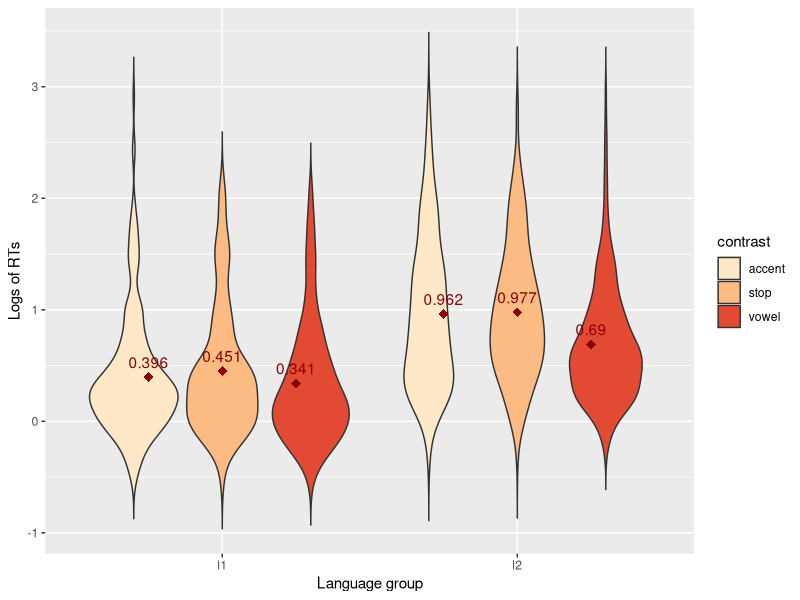
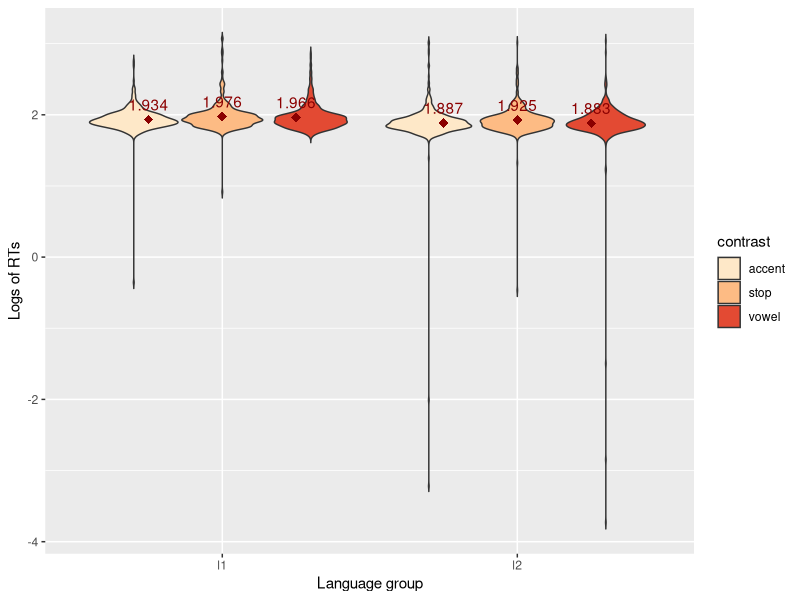
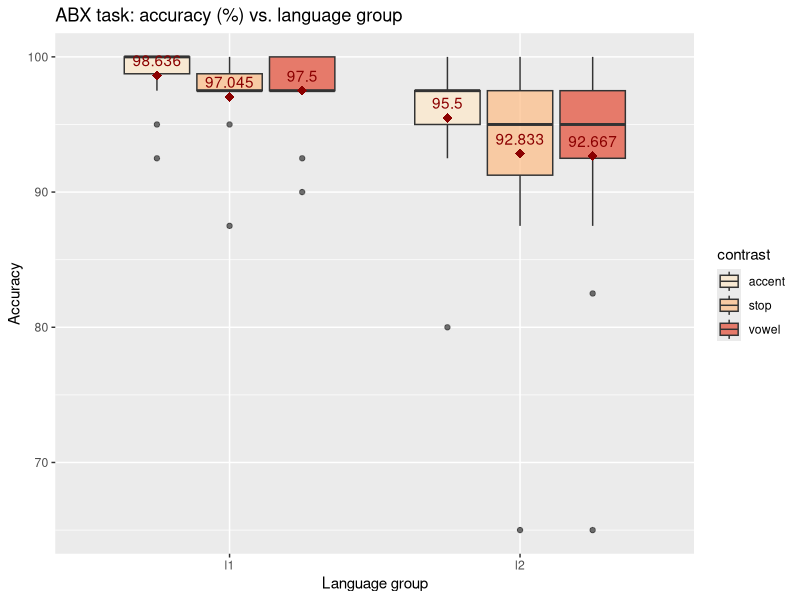
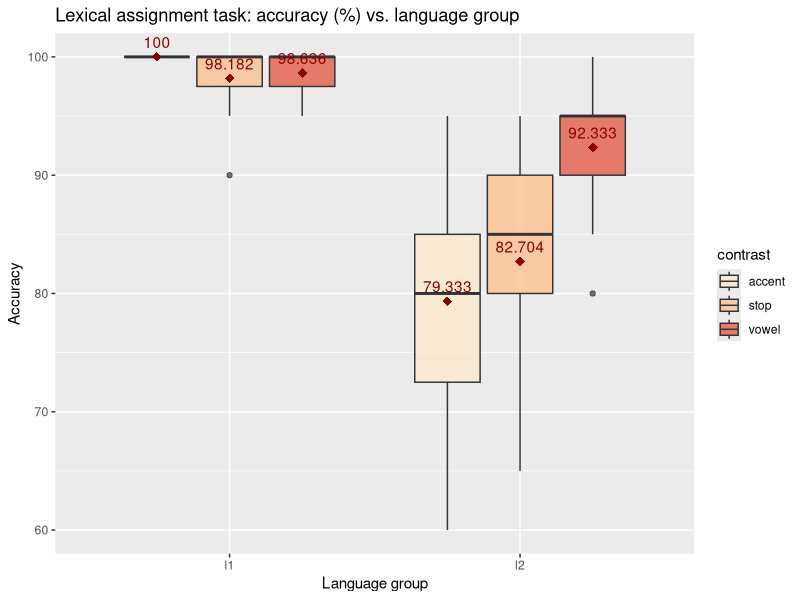

Here is the R script that generated these plots, in order:
## ---- chunk 1
knitr::opts_chunk$set(echo = TRUE)

setwd("/Users/marcofonseca/Library/Mobile Documents/com~apple~CloudDocs/Phonetica/analysis")

library(lme4)
library(ggplot2)
library(afex)
#library(lsmeans)
library(emmeans)


knitr::opts_chunk$set(echo = TRUE)
knitr::opts_knit$set(root.dir="/Users/marcofonseca/Library/Mobile Documents/com~apple~CloudDocs/Phonetica/analysis")
## ---- chunk 2

d= read.csv('matrix.csv', header=T)
str(d)
d$answer = as.factor(d$answer)
d$item = as.factor(d$item)

#separating online and in person. 
first = subset(d, experimentType != "online")
second = subset(d, experimentType == "online")

#separating into abx, lex, L2.
abx = subset(second, expName=="abx")
lex = subset(second, expName=="lex")
l2 = subset(second, language="l2")

## ---- chunk 3

st_dev = sd(abx$rt)
avg = mean(abx$rt)
upper_bound = avg + 2*st_dev 
lower_bound = avg - 2*st_dev
abx_trimmed = subset(abx, answer == "1")
abx_trimmed = subset(abx_trimmed, abx_trimmed$rt < upper_bound)

#checking random effects
#reg_abx = lmer(rt~language*contrast  + (language*contrast|participant) + (language*contrast|item),  data=abx_trimmed)# did not converge
#reg_abx = lmer(rt~language*contrast  + (language+contrast|participant) + (language*contrast|item),  data=abx_trimmed)
#reg_abx = lmer(rt~language*contrast  + (language+contrast|participant) + (language+contrast|item),  data=abx_trimmed)
reg_abx = lmer(rt~language*contrast  + (1|participant) + (1|item),  data=abx_trimmed)

mixed(reg_abx, abx_trimmed)

emm_options(lmerTest.limit = 4560)
emm_options(disable.pbkrtest = 4560)
emmeans(reg_abx, list(pairwise~contrast))

## ---- chunk 4


lex_trimmed = subset(lex, answer == "1")
lex_trimmed = subset(lex, lex_trimmed$rt < upper_bound)
lex_trimmed = subset(lex, lex$rt < upper_bound)


#reg_lex = lmer(rt~language*contrast + (language*contrast|participant) + (language*contrast|item),  data=lex_trimmed)

#reg_lex = lmer(rt~language*contrast + (language*contrast|participant) + (language*contrast|item),  data=lex_trimmed)

#reg_lex = lmer(rt~language*contrast + (language+contrast|participant) + (language+contrast|item),  data=lex_trimmed)

#reg_lex = lmer(rt~language*contrast + (language|participant) + (language+contrast|item),  data=lex_trimmed)

#reg_lex = lmer(rt~language*contrast + (language|participant) + (language+contrast|item),  data=lex_trimmed)

#reg_lex = lmer(rt~language*contrast + (language|participant) + (language|item),  data=lex_trimmed)

#reg_lex = lmer(rt~language*contrast + (1|participant) + (language|item),  data=lex_trimmed)

reg_lex = lmer(rt~language*contrast + (1|participant) + (1|item),  data=lex_trimmed) # converged

mixed(reg_lex, lex_trimmed)
emmeans(reg_lex, pairwise~language*contrast)

## ---- chunk 5


#log_reg_abx = glmer(answer~language*contrast + (language*contrast|participant) + (language*contrast|item),  data=abx, family=binomial) 
#log_reg_abx = glmer(answer~language*contrast + (language+contrast|participant) + (language*contrast|item),  data=abx, family=binomial) 
#log_reg_abx = glmer(answer~language*contrast + (language|participant) + (language+contrast|item),  data=abx, family=binomial) 
#log_reg_abx = glmer(answer~language*contrast + (language|participant) + (language|item),  data=abx, family=binomial) 

log_reg_abx = glmer(answer~language*contrast + (1|participant) + (1|item),  data=abx, family=binomial) 

mixed(log_reg_abx,  abx, method="LRT", family=binomial)
emmeans(log_reg_abx, pairwise~language*contrast)
## ---- chunk 6

#log_reg_lex = glmer(answer~language*contrast + (language|participant) + (language|item),  data=lex, family=binomial) 
log_reg_lex = glmer(answer~language*contrast + (1|participant) + (1|item),  data=lex, family=binomial) 
mixed(log_reg_lex,  lex, method="LRT", family=binomial)
emmeans(log_reg_lex, list(pairwise~language*contrast))
## ---- chunk 7
l2_first = subset(first, language == "l2")
l2_first_abx = subset(l2_first, expName == "abx")
l2_first_lex = subset(l2_first, expName == "lex")


l2_first_abx_r = subset(l2_first_abx, answer == "1")
avg = mean(l2_first_abx_r$rt)
stdvar = sd(l2_first_abx_r$rt)
upper_bound_pilot = avg + 2*stdvar
lower_bound_pilot = avg - 2*stdvar
l2_first_abx_r = subset(l2_first_abx_r, rt < upper_bound_pilot)
nrow(l2_first_abx_r)

l2_first_abx_a_r = subset(l2_first_abx_r, contrast == "a")
mean(l2_first_abx_a_r$rt)
sd(l2_first_abx_a_r$rt)
l2_first_abx_s_r = subset(l2_first_abx_r, contrast == "s")
mean(l2_first_abx_s_r$rt)
sd(l2_first_abx_s_r$rt)
l2_first_abx_v_r = subset(l2_first_abx_r, contrast == "v")
mean(l2_first_abx_v_r$rt)
sd(l2_first_abx_v_r$rt)

l2_first_lex_r = subset(l2_first_lex, answer == "1")
avg = mean(l2_first_lex_r$rt)
stdvar = sd(l2_first_lex_r$rt)
upper_bound_pilot = avg + 2*stdvar
lower_bound_pilot = avg - 2*stdvar
l2_first_lex_r = subset(l2_first_lex_r, rt < upper_bound_pilot)
nrow(l2_first_lex_r)

l2_first_lex_a_r = subset(l2_first_lex_r, contrast == "a")
mean(l2_first_lex_a_r$rt)
sd(l2_first_lex_a_r$rt)
l2_first_lex_s_r = subset(l2_first_lex_r, contrast == "s")
mean(l2_first_lex_s_r$rt)
sd(l2_first_lex_s_r$rt)
l2_first_lex_v_r = subset(l2_first_lex_r, contrast == "v")
mean(l2_first_lex_v_r$rt)
sd(l2_first_lex_v_r$rt)



l2_first_lex_a_r = subset(l2_first_lex_r, contrast == "a")
l2_first_lex_s_r = subset(l2_first_lex_r, contrast == "s")
l2_first_lex_v_r = subset(l2_first_lex_r, contrast == "v")


l2_first_abx_a = subset(l2_first_abx, contrast == "a")
l2_first_abx_s = subset(l2_first_abx, contrast == "s")
l2_first_abx_v = subset(l2_first_abx, contrast == "v")

l2_first_lex = subset(l2_first, expName != "abx")
l2_first_lex_a = subset(l2_first_lex, contrast == "a")
l2_first_lex_s = subset(l2_first_lex, contrast == "s")
l2_first_lex_v = subset(l2_first_lex, contrast == "v")


n_first = subset(first, language != "l2")
n_first_abx = subset(n_first, expName == "abx")
n_first_abx_a = subset(n_first_abx, contrast == "a")
n_first_abx_s = subset(n_first_abx, contrast == "s")
n_first_abx_v = subset(n_first_abx, contrast == "v")


n_first_abx_r = subset(n_first_abx, answer == "1")
avg = mean(n_first_abx_r$rt)
stdvar = sd(n_first_abx_r$rt)
upper_bound_pilot = avg + 2*stdvar
lower_bound_pilot = avg - 2*stdvar
n_first_abx_r = subset(n_first_abx_r, rt < upper_bound_pilot)
n_first_abx_r = subset(n_first_abx_r, rt > lower_bound_pilot)
nrow(n_first_abx_r)


n_first_abx_a_r = subset(n_first_abx_r, contrast == "a")
mean(n_first_abx_a_r$rt)
sd(n_first_abx_a_r$rt)
n_first_abx_s_r = subset(n_first_abx_r, contrast == "s")
mean(n_first_abx_s_r$rt)
sd(n_first_abx_s_r$rt)
n_first_abx_v_r = subset(n_first_abx_r, contrast == "v")
mean(n_first_abx_v_r$rt)
sd(n_first_abx_v_r$rt)



n_first_lex = subset(n_first, expName != "abx")
n_first_lex_r = subset(n_first_lex, answer == "1")
n_first_lex_a = subset(n_first_lex, contrast == "a")
n_first_lex_s = subset(n_first_lex, contrast == "s")
n_first_lex_v = subset(n_first_lex, contrast == "v")


n_first_lex_r = subset(n_first_lex, answer == "1")
avg = mean(n_first_lex_r$rt)
stdvar = sd(n_first_lex_r$rt)
upper_bound_pilot = avg + 2*stdvar
lower_bound_pilot = avg - 2*stdvar
n_first_lex_r = subset(n_first_lex_r, rt < upper_bound_pilot)
n_first_lex_r = subset(n_first_lex_r, rt > lower_bound_pilot)
nrow(n_first_lex_r)


n_first_lex_a_r = subset(n_first_lex_r, contrast == "a")
mean(n_first_lex_a_r$rt)
sd(n_first_lex_a_r$rt)
n_first_lex_s_r = subset(n_first_lex_r, contrast == "s")
mean(n_first_lex_s_r$rt)
sd(n_first_lex_s_r$rt)
n_first_lex_v_r = subset(n_first_lex_r, contrast == "v")
mean(n_first_lex_v_r$rt)
sd(n_first_lex_v_r$rt)



perc_correct_l2 = (sum(as.numeric(l2_first$answer)-1)/nrow(l2_first))*100
perc_correct_l2 

perc_correct_l2_abx = (sum(as.numeric(l2_first_abx$answer)-1)/nrow(l2_first_abx))*100
perc_correct_l2_abx

perc_correct_l2_abx_a = (sum(as.numeric(l2_first_abx_a$answer)-1)/nrow(l2_first_abx_a))*100
perc_correct_l2_abx_a

perc_correct_l2_abx_s = (sum(as.numeric(l2_first_abx_s$answer)-1)/nrow(l2_first_abx_s))*100
perc_correct_l2_abx_s

perc_correct_l2_abx_v = (sum(as.numeric(l2_first_abx_v$answer)-1)/nrow(l2_first_abx_v))*100
perc_correct_l2_abx_v

perc_correct_l2_lex = (sum(as.numeric(l2_first_lex$answer)-1)/nrow(l2_first_lex))*100
perc_correct_l2_lex

perc_correct_l2_lex_a = (sum(as.numeric(l2_first_lex_a$answer)-1)/nrow(l2_first_lex_a))*100
perc_correct_l2_lex_a

perc_correct_l2_lex_s = (sum(as.numeric(l2_first_lex_s$answer)-1)/nrow(l2_first_lex_s))*100
perc_correct_l2_lex_s

perc_correct_l2_lex_v = (sum(as.numeric(l2_first_lex_v$answer)-1)/nrow(l2_first_lex_v))*100
perc_correct_l2_lex_v


perc_correct_n = (sum(as.numeric(n_first$answer)-1)/nrow(n_first))*100
perc_correct_n

perc_correct_n_abx = (sum(as.numeric(n_first_abx$answer)-1)/nrow(n_first_abx))*100
perc_correct_n_abx

perc_correct_n_abx_a = (sum(as.numeric(n_first_abx_a$answer)-1)/nrow(n_first_abx_a))*100
perc_correct_n_abx_a

perc_correct_n_abx_s = (sum(as.numeric(n_first_abx_s$answer)-1)/nrow(n_first_abx_s))*100
perc_correct_n_abx_s

perc_correct_n_abx_v = (sum(as.numeric(n_first_abx_v$answer)-1)/nrow(n_first_abx_v))*100
perc_correct_n_abx_v

perc_correct_n_lex = (sum(as.numeric(n_first_lex$answer)-1)/nrow(n_first_lex))*100
perc_correct_n_lex

perc_correct_n_lex_a = (sum(as.numeric(n_first_lex_a$answer)-1)/nrow(n_first_lex_a))*100
perc_correct_n_lex_a

perc_correct_n_lex_s = (sum(as.numeric(n_first_lex_s$answer)-1)/nrow(n_first_lex_s))*100
perc_correct_n_lex_s

perc_correct_n_lex_v = (sum(as.numeric(n_first_lex_v$answer)-1)/nrow(n_first_lex_v))*100
perc_correct_n_lex_v

## ---- chunk 8
d= read.csv('matrix.csv', header=T)
str(d)
d$answer = as.factor(d$answer)
d$item = as.factor(d$item)
d$contrast_location = as.factor(d$contrast_location)
d$moras = as.factor(d$moras)
d$prof = as.factor(d$prof)


#separating into in person and online. 
second = subset(d, experimentType == "online")

#separating into abx, lex, L2 for online. 
abx = subset(second, expName=="abx")
lex = subset(second, expName=="lex")
l2 = subset(second, language=="l2")
abx_l2 = subset(l2, expName=="abx")
lex_l2 = subset(l2, expName=="lex")


#trimming it 
abx_trimmed = subset(abx, answer == "1")
abx_trimmed = subset(abx_trimmed, abx_trimmed$rt < upper_bound)
abx_trimmed_l2 = subset(abx_trimmed, language == "l2")



lex_trimmed = subset(lex, answer == "1")
lex_trimmed = subset(lex, lex_trimmed$rt < upper_bound)
lex_trimmed = subset(lex, lex$rt < upper_bound)
lex_trimmed_l2 = subset(lex_trimmed, language == "l2")


#subsetting contrast type
#vowel contrast of the abx 
abx_v = subset(abx_trimmed, contrast=="v")
abx_v_l2 = subset(abx_trimmed_l2, contrast=="v")

#accent contrast of the abx 
abx_a = subset(abx_trimmed, contrast=="a")
abx_a_l2 = subset(abx_trimmed_l2, contrast=="a")

#stop contrast for the abx 
abx_s = subset(abx_trimmed, contrast=="s")
abx_s_l2 = subset(abx_trimmed_l2, contrast=="s")

#vowel contrast of the lex 
lex_v = subset(lex_trimmed, contrast=="v")
#accent contrast of the lex 
lex_a = subset(lex_trimmed, contrast=="a")
#stop contrast of the lex 
lex_s = subset(lex_trimmed, contrast=="s")
## ---- chunk 9

#vowel contrast
reg_abx_v = lmer(rt~language+contrast_location+moras+ (1|participant) + (1|item),  data=abx_v)
#mixed(reg_abx_v, abx_v) #does not work

#reaction times depending on the mora and contrast_location for the accent contrast of the abx 
abx_a = abx_a[!grepl("kaERU", abx_a$word),]
abx_a = abx_a[!grepl("KAeru", abx_a$word),]
abx_a = abx_a[!grepl("KUrasu", abx_a$word),]
abx_a = abx_a[!grepl("kuRASU", abx_a$word),]
reg_abx_a = lmer(rt~language+contrast_location+moras +  (1|participant) + (1|item),  data=abx_a) 
mixed(reg_abx_a, abx_a)

#reaction times depending on the mora and contrast_location for the stop contrast of the abx 
reg_abx_s = lmer(rt~language+  moras +  (1|participant) + (1|item),  data=abx_s) 
mixed(reg_abx_s, abx_s)
## ---- chunk 10
#acc depending on the mora and contrast_location for the vowel contrast of the lex 
log_reg_lex_v =  glmer(answer~language+contrast_location+moras  + (1|participant) + (1|item),  data=lex_v, family=binomial) 
mixed(log_reg_lex_v,  lex_v, method="LRT", family=binomial)

#acc depending on the mora and contrast_location for the accent contrast of the lex 
lex_a = lex_a[!grepl("kaERU", lex_a$word),]
lex_a = lex_a[!grepl("Kaeru", lex_a$word),]
lex_a = lex_a[!grepl("KUrasu", lex_a$word),]
lex_a = lex_a[!grepl("kuRASU", lex_a$word),]
log_reg_lex_a =  glmer(answer~contrast_location  + (1|participant) +(1|item),  data=lex_a, family=binomial) 
mixed(log_reg_lex_a,  lex_a, method="LRT", family=binomial)


#acc depending on the mora and contrast_location for the stop contrast of the lex 
log_reg_lex_s =  glmer(answer~language+moras  + (1|participant) + (1|item),  data=lex_s, family=binomial) 
mixed(log_reg_lex_s,  lex_s, method="LRT", family=binomial)

#profficiency 
log_reg_lex =  glmer(answer~prof + (1|item) + (1|participant),  data=lex_l2, family=binomial) 
mixed(log_reg_lex,  lex_trimmed_l2, method="LRT", family=binomial)

reg_lex = lmer(rt~prof + (1|item) + (1|participant),  data=lex_trimmed_l2) 
mixed(reg_lex,  lex_trimmed_l2)


reg_abx= lmer(rt~prof+ (1|participant) + (1|item),  data=abx_trimmed_l2) 
mixed(reg_abx, abx_trimmed_l2)
emmeans(reg_abx, list(pairwise~prof))

log_reg_abx =  glmer(answer~prof + (1|item) + (1|participant),  data=abx_l2, family=binomial) 
mixed(log_reg_abx,  abx_l2, method="LRT", family=binomial)


## ---- chunk 11

abx_trimmed$contrast <- as.character(abx_trimmed$contrast)
abx_trimmed$contrast[abx_trimmed$contrast == "a"] <- "accent"
abx_trimmed$contrast[abx_trimmed$contrast == "v"] <- "vowel"
abx_trimmed$contrast[abx_trimmed$contrast == "s"] <- "stop"


lex_trimmed$contrast <- as.character(lex_trimmed$contrast)
lex_trimmed$contrast[lex_trimmed$contrast == "a"] <- "accent"
lex_trimmed$contrast[lex_trimmed$contrast == "v"] <- "vowel"
lex_trimmed$contrast[lex_trimmed$contrast == "s"] <- "stop"



ggplot(data=lex_trimmed, aes(x=language, y=log(rt), fill=contrast)) + geom_violin(trim=FALSE) +
stat_summary(fun.y=mean, colour="darkred", geom="point", 
                   shape=18, size=3,show.legend = FALSE, position = position_dodge(width = .75))+
scale_fill_brewer(palette="OrRd")+
labs(y="Logs of RTs",x="Language group")+
  stat_summary(fun.y=mean, colour="darkred", geom="text", 
               vjust=-0.75, aes( label=round(..y.., digits=3)),
               position = position_dodge(width = .75))


ggplot(data=abx_trimmed, aes(x=language, y=log(rt), fill=contrast)) + geom_violin(trim=FALSE) +
stat_summary(fun.y=mean, colour="darkred", geom="point", 
                   shape=18, size=3,show.legend = FALSE, position = position_dodge(width = .75))+
scale_fill_brewer(palette="OrRd")+
labs(y="Logs of RTs",x="Language group")+
  stat_summary(fun.y=mean, colour="darkred", geom="text", 
               vjust=-0.75, aes( label=round(..y.., digits=3)),
               position = position_dodge(width = .75))

d= read.csv('matrix.csv', header=T)
d$contrast <- as.character(d$contrast)
d$contrast[d$contrast == "a"] <- "accent"
d$contrast[d$contrast == "v"] <- "vowel"
d$contrast[d$contrast == "s"] <- "stop"
first = subset(d, experimentType == "online")

abx = subset(first, expName=="abx")
lex = subset(first, expName=="lex")

abx_plot = aggregate(answer~language+contrast+participant,data=abx,FUN=mean)
abx_plot$answer = abx_plot$answer*100

lex_plot = aggregate(answer~language+contrast+participant,data=lex,FUN=mean)
lex_plot$answer = lex_plot$answer*100

#graph for the abx

ggplot(data=abx_plot, aes(y = answer, x = language, fill = contrast)) + geom_boxplot(alpha=0.7) +
stat_summary(fun.y=mean, colour="darkred", geom="point", 
                   shape=18, size=3,show.legend = FALSE, position = position_dodge(width = .75))+
scale_fill_brewer(palette="OrRd")+
labs(y="Accuracy",x="Language group")+
stat_summary(fun.y=mean, colour="darkred", geom="text", 
               vjust=-0.75, aes( label=round(..y.., digits=3)),
               position = position_dodge(width = .75))+ 
  ggtitle("ABX task: accuracy (%) vs. language group")


#graph for the lex
ggplot(data=lex_plot, aes(y = answer, x = language, fill = contrast)) + geom_boxplot(alpha=0.7) +
stat_summary(fun.y=mean, colour="darkred", geom="point", 
                   shape=18, size=3,show.legend = FALSE, position = position_dodge(width = .75))+
scale_fill_brewer(palette="OrRd")+
labs(y="Accuracy",x="Language group")+
stat_summary(fun.y=mean, colour="darkred", geom="text", 
               vjust=-0.75, aes( label=round(..y.., digits=3)),
               position = position_dodge(width = .75))+
    ggtitle("Lexical assignment task: accuracy (%) vs. language group")
               
               
